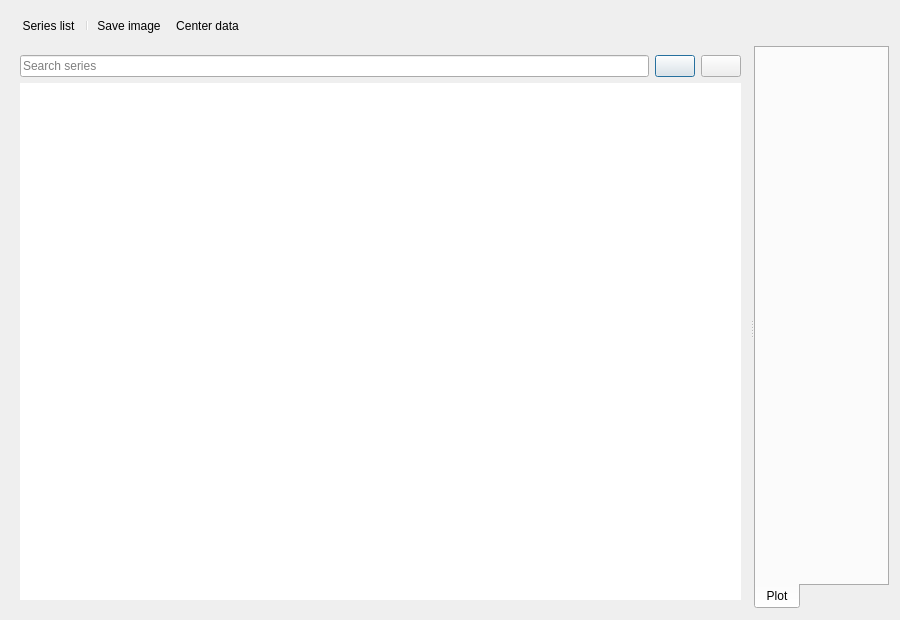
<?xml version="1.0" encoding="UTF-8"?>
<ui version="4.0">
 <class>PlotDialogue</class>
 <widget class="QDialog" name="PlotDialogue">
  <property name="geometry">
   <rect>
    <x>0</x>
    <y>0</y>
    <width>900</width>
    <height>620</height>
   </rect>
  </property>
  <property name="windowTitle">
   <string>Plot</string>
  </property>
  <layout class="QVBoxLayout" name="verticalLayout">
   <item>
    <widget class="QToolBar" name="plotToolBar">
     <property name="movable">
      <bool>false</bool>
     </property>
     <property name="floatable">
      <bool>false</bool>
     </property>
     <addaction name="actionopencloseTree"/>
     <addaction name="separator"/>
     <addaction name="actionSaveImage"/>
     <addaction name="actionResetView"/>
    </widget>
   </item>
   <item>
    <widget class="QSplitter" name="plotSplitter">
     <property name="orientation">
      <enum>Qt::Orientation::Horizontal</enum>
     </property>
     <widget class="QFrame" name="seriesSelectorFrame">
      <property name="minimumSize">
       <size>
        <width>220</width>
        <height>0</height>
       </size>
      </property>
      <property name="visible">
       <bool>true</bool>
      </property>
      <property name="frameShape">
       <enum>QFrame::Shape::NoFrame</enum>
      </property>
      <property name="frameShadow">
       <enum>QFrame::Shadow::Sunken</enum>
      </property>
      <layout class="QVBoxLayout" name="seriesSelectorLayout">
       <item>
        <widget class="QFrame" name="frame">
         <property name="frameShape">
          <enum>QFrame::Shape::NoFrame</enum>
         </property>
         <property name="frameShadow">
          <enum>QFrame::Shadow::Raised</enum>
         </property>
         <layout class="QHBoxLayout" name="horizontalLayout">
          <property name="leftMargin">
           <number>0</number>
          </property>
          <property name="topMargin">
           <number>0</number>
          </property>
          <property name="rightMargin">
           <number>0</number>
          </property>
          <property name="bottomMargin">
           <number>0</number>
          </property>
          <item>
           <widget class="QLineEdit" name="seriesSearchLineEdit">
            <property name="placeholderText">
             <string>Search series</string>
            </property>
           </widget>
          </item>
          <item>
          <widget class="QPushButton" name="selectAllButton">
           <property name="toolTip">
            <string>Select all series</string>
           </property>
            <property name="text">
             <string/>
            </property>
            <property name="icon">
             <iconset resource="../Icons/icons.qrc">
              <normaloff>:/Icons/icons/check_all.png</normaloff>:/Icons/icons/check_all.png</iconset>
            </property>
           </widget>
          </item>
          <item>
          <widget class="QPushButton" name="selectNoneButton">
           <property name="toolTip">
            <string>Select no series</string>
           </property>
            <property name="text">
             <string/>
            </property>
            <property name="icon">
             <iconset resource="../Icons/icons.qrc">
              <normaloff>:/Icons/icons/uncheck_all.png</normaloff>:/Icons/icons/uncheck_all.png</iconset>
            </property>
           </widget>
          </item>
         </layout>
        </widget>
       </item>
       <item>
        <widget class="QListWidget" name="seriesListWidget">
         <property name="frameShape">
          <enum>QFrame::Shape::NoFrame</enum>
         </property>
        </widget>
       </item>
      </layout>
     </widget>
     <widget class="QTabWidget" name="plotTabs">
      <property name="tabPosition">
       <enum>QTabWidget::TabPosition::South</enum>
      </property>
      <property name="tabsClosable">
       <bool>false</bool>
      </property>
      <widget class="QWidget" name="plotTab">
       <attribute name="title">
        <string>Plot</string>
       </attribute>
       <layout class="QVBoxLayout" name="plotTabLayout">
        <property name="leftMargin">
         <number>0</number>
        </property>
        <property name="topMargin">
         <number>0</number>
        </property>
        <property name="rightMargin">
         <number>0</number>
        </property>
        <property name="bottomMargin">
         <number>0</number>
        </property>
        <item>
         <widget class="GraphsWidget" name="plotwidget" native="true"/>
        </item>
       </layout>
      </widget>
     </widget>
    </widget>
   </item>
  </layout>
  <action name="actionSaveImage">
   <property name="icon">
    <iconset resource="../Icons/icons.qrc">
     <normaloff>:/Icons/icons/savec.png</normaloff>:/Icons/icons/savec.png</iconset>
   </property>
   <property name="text">
    <string>Save image</string>
   </property>
   <property name="toolTip">
    <string>Save the current plot as SVG or PNG</string>
   </property>
  </action>
  <action name="actionResetView">
   <property name="icon">
    <iconset resource="../Icons/icons.qrc">
     <normaloff>:/Icons/icons/resize.png</normaloff>:/Icons/icons/resize.png</iconset>
   </property>
   <property name="text">
    <string>Center data</string>
   </property>
   <property name="toolTip">
    <string>Reset zoom and pan to show all data</string>
   </property>
  </action>
  <action name="actionopencloseTree">
   <property name="icon">
    <iconset resource="../Icons/icons.qrc">
     <normaloff>:/Icons/icons/tree.png</normaloff>:/Icons/icons/tree.png</iconset>
   </property>
   <property name="text">
    <string>Series list</string>
   </property>
   <property name="toolTip">
    <string>Show or hide the series list</string>
   </property>
   <property name="checkable">
    <bool>true</bool>
   </property>
   <property name="menuRole">
    <enum>QAction::MenuRole::NoRole</enum>
   </property>
  </action>
 </widget>
 <customwidgets>
  <customwidget>
   <class>GraphsWidget</class>
   <extends>QWidget</extends>
   <header>VeraGrid.Gui.Widgets.qt_chart_widget</header>
  </customwidget>
 </customwidgets>
 <resources>
  <include location="../Icons/icons.qrc"/>
 </resources>
 <connections/>
</ui>
